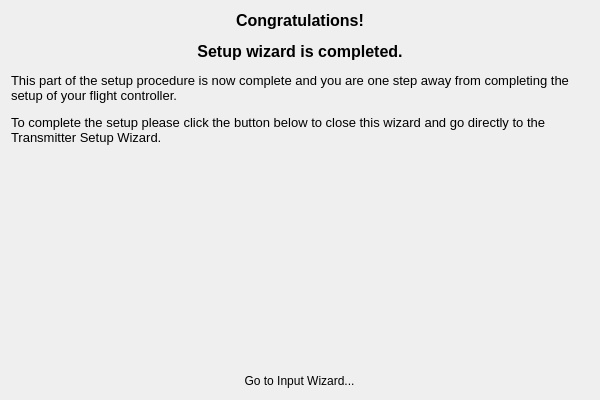
<?xml version="1.0" encoding="UTF-8"?>
<ui version="4.0">
 <class>OPEndPage</class>
 <widget class="QWizardPage" name="OPEndPage">
  <property name="geometry">
   <rect>
    <x>0</x>
    <y>0</y>
    <width>600</width>
    <height>400</height>
   </rect>
  </property>
  <property name="minimumSize">
   <size>
    <width>600</width>
    <height>400</height>
   </size>
  </property>
  <property name="windowTitle">
   <string>WizardPage</string>
  </property>
  <layout class="QVBoxLayout" name="verticalLayout">
   <item>
    <widget class="QLabel" name="label_2">
     <property name="text">
      <string>&lt;!DOCTYPE HTML PUBLIC &quot;-//W3C//DTD HTML 4.0//EN&quot; &quot;http://www.w3.org/TR/REC-html40/strict.dtd&quot;&gt;
&lt;html&gt;&lt;head&gt;&lt;meta name=&quot;qrichtext&quot; content=&quot;1&quot; /&gt;&lt;style type=&quot;text/css&quot;&gt;
p, li { white-space: pre-wrap; }
&lt;/style&gt;&lt;/head&gt;&lt;body style=&quot; font-family:'Cantarell'; font-size:11pt; font-weight:400; font-style:normal;&quot;&gt;
&lt;p align=&quot;center&quot; style=&quot; margin-top:12px; margin-bottom:12px; margin-left:0px; margin-right:0px; -qt-block-indent:0; text-indent:0px;&quot;&gt;&lt;span style=&quot; font-family:'MS Shell Dlg 2'; font-size:12pt; font-weight:600;&quot;&gt;Congratulations!&lt;/span&gt;&lt;/p&gt;
&lt;p align=&quot;center&quot; style=&quot; margin-top:12px; margin-bottom:12px; margin-left:0px; margin-right:0px; -qt-block-indent:0; text-indent:0px;&quot;&gt;&lt;span style=&quot; font-family:'MS Shell Dlg 2'; font-size:12pt; font-weight:600;&quot;&gt;Setup wizard is completed.&lt;/span&gt;&lt;/p&gt;
&lt;p style=&quot; margin-top:12px; margin-bottom:12px; margin-left:0px; margin-right:0px; -qt-block-indent:0; text-indent:0px;&quot;&gt;&lt;span style=&quot; font-family:'MS Shell Dlg 2'; font-size:10pt;&quot;&gt;This part of the setup procedure is now complete and you are one step away from completing the setup of your flight controller.&lt;/span&gt;&lt;/p&gt;
&lt;p style=&quot; margin-top:12px; margin-bottom:12px; margin-left:0px; margin-right:0px; -qt-block-indent:0; text-indent:0px;&quot;&gt;&lt;span style=&quot; font-family:'MS Shell Dlg 2'; font-size:10pt;&quot;&gt;To complete the setup please click the button below to close this wizard and go directly to the Transmitter Setup Wizard.&lt;/span&gt;&lt;/p&gt;&lt;/body&gt;&lt;/html&gt;</string>
     </property>
     <property name="alignment">
      <set>Qt::AlignLeading|Qt::AlignLeft|Qt::AlignTop</set>
     </property>
     <property name="wordWrap">
      <bool>true</bool>
     </property>
    </widget>
   </item>
   <item>
    <layout class="QHBoxLayout" name="horizontalLayout">
     <item>
      <widget class="QToolButton" name="inputWizardButton">
       <property name="styleSheet">
        <string notr="true">QToolButton { border: none }</string>
       </property>
       <property name="text">
        <string>Go to Input Wizard...</string>
       </property>
       <property name="icon">
        <iconset resource="../wizardResources.qrc">
         <normaloff>:/setupwizard/resources/bttn-txwizard-off.png</normaloff>
         <normalon>:/setupwizard/resources/bttn-txwizard-off.png</normalon>
         <activeoff>:/setupwizard/resources/bttn-txwizard-on.png</activeoff>
         <activeon>:/setupwizard/resources/bttn-txwizard-on.png</activeon>:/setupwizard/resources/bttn-txwizard-off.png</iconset>
       </property>
       <property name="iconSize">
        <size>
         <width>300</width>
         <height>120</height>
        </size>
       </property>
       <property name="autoRaise">
        <bool>true</bool>
       </property>
      </widget>
     </item>
    </layout>
   </item>
  </layout>
 </widget>
 <resources>
  <include location="../wizardResources.qrc"/>
 </resources>
 <connections/>
</ui>
